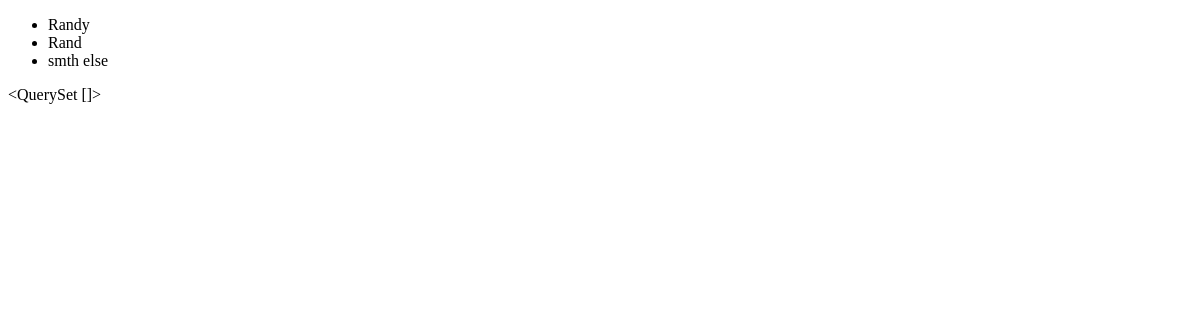
The page /blog/ on the database as committed earlier.
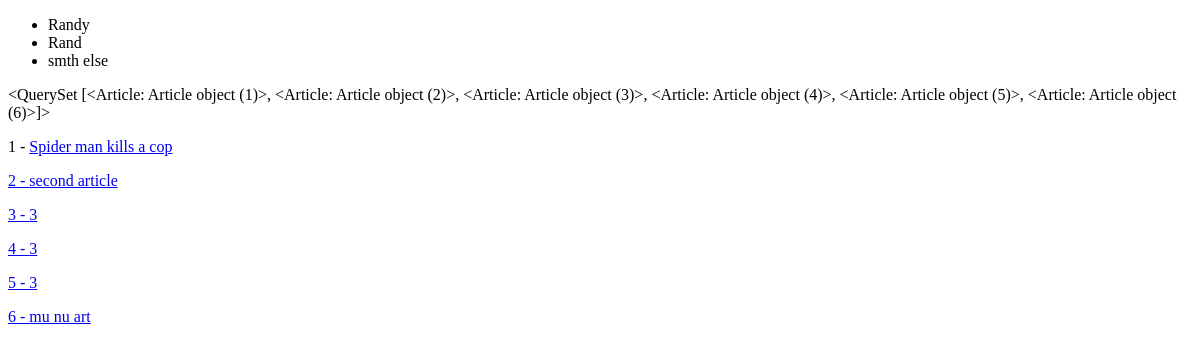
The same page on the database as committed later.
### blog/models.py (models this page shows)
class Article(models.Model):
    title   = models.CharField(max_length=50)
    content = models.TextField()
    active  = models.BooleanField(default=True)
    def get_absolute_url(self):
        return reverse("articles:article_detail", kwargs={"id": self.id})

### blog/views.py (the view)
# urls.py: path('', ArticleListView.as_view(), name="article_list"),
class ArticleListView(ListView):
    template_name = "articles/article_list.html"
    queryset = Article.objects.all() #blog/Article_list.html

### blog/templates/articles/article_list.html
{% extends 'base.html' %}
{% block content %}
{{ object_list }}
{% for elem in object_list %}
   <p> {{ elem.id }} -  <a href="{{elem.get_absolute_url}}">  {{ elem.title }} </p>
{% endfor %}
{% endblock  %}

### templates/base.html (shortened to what this page needs)
<!doctype html>
<html>
    <head>
    </head>
    <body>
        {% include "navbar.html"  %}
        {% block content %}{% endblock  %}
    </body>
</html>

### templates/navbar.html
<nav>
    <ul>
        <li>Randy</li>
        <li>Rand</li>
        <li>smth else</li>
    </ul>
</nav>

Rows that differ between the two databases and show on the page:
added Article: id "<QuerySet [<Article: Article object (1)>, <Article: Article object (2)>, <Article: Article object (3)>, <Article: Article object (4)>, <Article: Article object (5)>, <Article: Article object (6)>]>", id "1", title "Spider man kills a cop"
added Article: id "2", title "second article"
added Article: id "3", title "3"
added Article: id "4", title "3"
added Article: id "5", title "3"
added Article: id "6", title "mu nu art"
Other text that changed with them:
{{ object_list }}: "<QuerySet []>" → (not shown)
